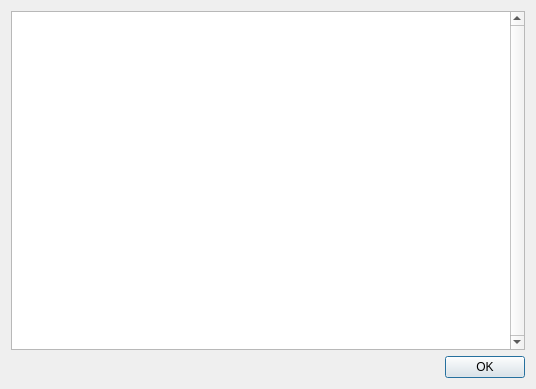
<?xml version="1.0" encoding="UTF-8"?>
<ui version="4.0">
 <class>Dialog</class>
 <widget class="QDialog" name="Dialog">
  <property name="geometry">
   <rect>
    <x>0</x>
    <y>0</y>
    <width>536</width>
    <height>389</height>
   </rect>
  </property>
  <property name="windowTitle">
   <string>Plugins</string>
  </property>
  <layout class="QVBoxLayout" name="verticalLayout">
   <item>
    <widget class="QTableView" name="tableView">
     <property name="verticalScrollBarPolicy">
      <enum>Qt::ScrollBarAlwaysOn</enum>
     </property>
     <property name="alternatingRowColors">
      <bool>true</bool>
     </property>
     <property name="selectionMode">
      <enum>QAbstractItemView::SingleSelection</enum>
     </property>
     <property name="selectionBehavior">
      <enum>QAbstractItemView::SelectRows</enum>
     </property>
     <attribute name="horizontalHeaderHighlightSections">
      <bool>false</bool>
     </attribute>
     <attribute name="horizontalHeaderMinimumSectionSize">
      <number>20</number>
     </attribute>
     <attribute name="horizontalHeaderShowSortIndicator" stdset="0">
      <bool>true</bool>
     </attribute>
     <attribute name="horizontalHeaderStretchLastSection">
      <bool>true</bool>
     </attribute>
     <attribute name="verticalHeaderVisible">
      <bool>false</bool>
     </attribute>
    </widget>
   </item>
   <item>
    <layout class="QHBoxLayout" name="horizontalLayout">
     <item>
      <spacer name="horizontalSpacer">
       <property name="orientation">
        <enum>Qt::Horizontal</enum>
       </property>
       <property name="sizeHint" stdset="0">
        <size>
         <width>40</width>
         <height>20</height>
        </size>
       </property>
      </spacer>
     </item>
     <item>
      <widget class="QPushButton" name="pushButton">
       <property name="text">
        <string>OK</string>
       </property>
      </widget>
     </item>
    </layout>
   </item>
  </layout>
 </widget>
 <resources/>
 <connections>
  <connection>
   <sender>pushButton</sender>
   <signal>clicked()</signal>
   <receiver>Dialog</receiver>
   <slot>accept()</slot>
   <hints>
    <hint type="sourcelabel">
     <x>491</x>
     <y>364</y>
    </hint>
    <hint type="destinationlabel">
     <x>359</x>
     <y>-16</y>
    </hint>
   </hints>
  </connection>
 </connections>
</ui>
